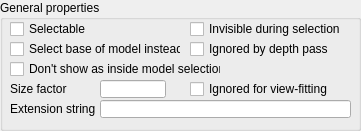
  <widget class="QGroupBox" name="groupBox">
   <property name="geometry">
    <rect>
     <x>10</x>
     <y>10</y>
     <width>361</width>
     <height>131</height>
    </rect>
   </property>
   <property name="title">
    <string>General properties</string>
   </property>
   <property name="flat">
    <bool>false</bool>
   </property>
   <widget class="QCheckBox" name="qqSelectable">
    <property name="geometry">
     <rect>
      <x>10</x>
      <y>20</y>
      <width>131</width>
      <height>18</height>
     </rect>
    </property>
    <property name="focusPolicy">
     <enum>Qt::StrongFocus</enum>
    </property>
    <property name="text">
     <string>Selectable</string>
    </property>
   </widget>
   <widget class="QCheckBox" name="qqSelectBaseInstead">
    <property name="geometry">
     <rect>
      <x>10</x>
      <y>40</y>
      <width>171</width>
      <height>18</height>
     </rect>
    </property>
    <property name="focusPolicy">
     <enum>Qt::StrongFocus</enum>
    </property>
    <property name="text">
     <string>Select base of model instead</string>
    </property>
   </widget>
   <widget class="QCheckBox" name="qqDontShowInModelSelection">
    <property name="geometry">
     <rect>
      <x>10</x>
      <y>60</y>
      <width>211</width>
      <height>18</height>
     </rect>
    </property>
    <property name="focusPolicy">
     <enum>Qt::StrongFocus</enum>
    </property>
    <property name="text">
     <string>Don't show as inside model selection</string>
    </property>
   </widget>
   <widget class="QLineEdit" name="qqSizeFactor">
    <property name="geometry">
     <rect>
      <x>100</x>
      <y>80</y>
      <width>66</width>
      <height>18</height>
     </rect>
    </property>
   </widget>
   <widget class="QLabel" name="label_2">
    <property name="geometry">
     <rect>
      <x>10</x>
      <y>80</y>
      <width>81</width>
      <height>18</height>
     </rect>
    </property>
    <property name="text">
     <string>Size factor</string>
    </property>
   </widget>
   <widget class="QCheckBox" name="qqIgnoreForViewFitting">
    <property name="geometry">
     <rect>
      <x>190</x>
      <y>80</y>
      <width>171</width>
      <height>18</height>
     </rect>
    </property>
    <property name="focusPolicy">
     <enum>Qt::StrongFocus</enum>
    </property>
    <property name="text">
     <string>Ignored for view-fitting</string>
    </property>
   </widget>
   <widget class="QCheckBox" name="qqSelectInvisible">
    <property name="geometry">
     <rect>
      <x>190</x>
      <y>20</y>
      <width>161</width>
      <height>18</height>
     </rect>
    </property>
    <property name="focusPolicy">
     <enum>Qt::StrongFocus</enum>
    </property>
    <property name="text">
     <string>Invisible during selection</string>
    </property>
   </widget>
   <widget class="QCheckBox" name="qqDepthInvisible">
    <property name="geometry">
     <rect>
      <x>190</x>
      <y>40</y>
      <width>161</width>
      <height>18</height>
     </rect>
    </property>
    <property name="focusPolicy">
     <enum>Qt::StrongFocus</enum>
    </property>
    <property name="text">
     <string>Ignored by depth pass</string>
    </property>
   </widget>
   <widget class="QLabel" name="label_6">
    <property name="geometry">
     <rect>
      <x>10</x>
      <y>100</y>
      <width>91</width>
      <height>18</height>
     </rect>
    </property>
    <property name="text">
     <string>Extension string</string>
    </property>
   </widget>
   <widget class="QLineEdit" name="qqExtensionString">
    <property name="geometry">
     <rect>
      <x>100</x>
      <y>100</y>
      <width>251</width>
      <height>18</height>
     </rect>
    </property>
   </widget>
  </widget>
